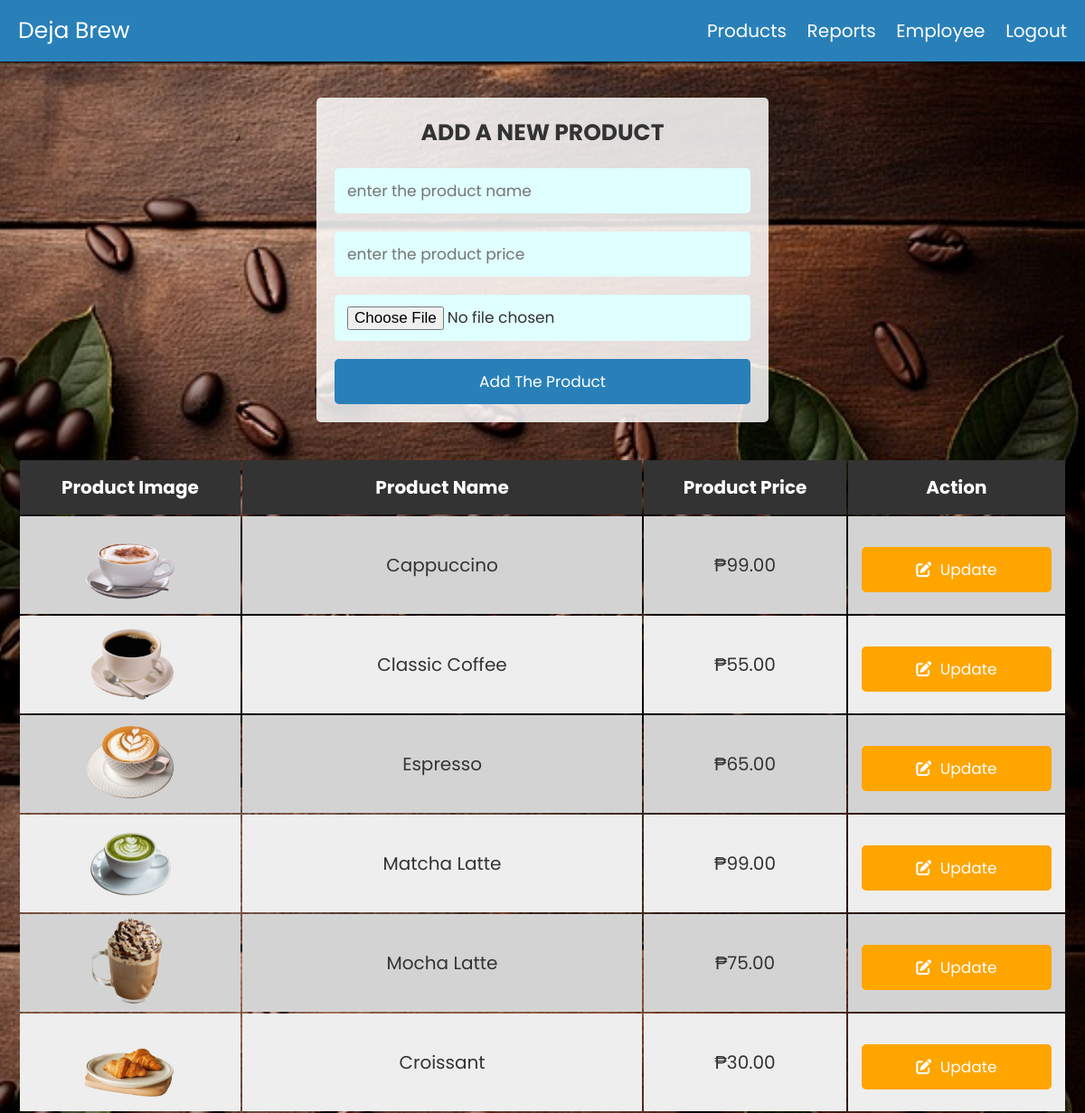
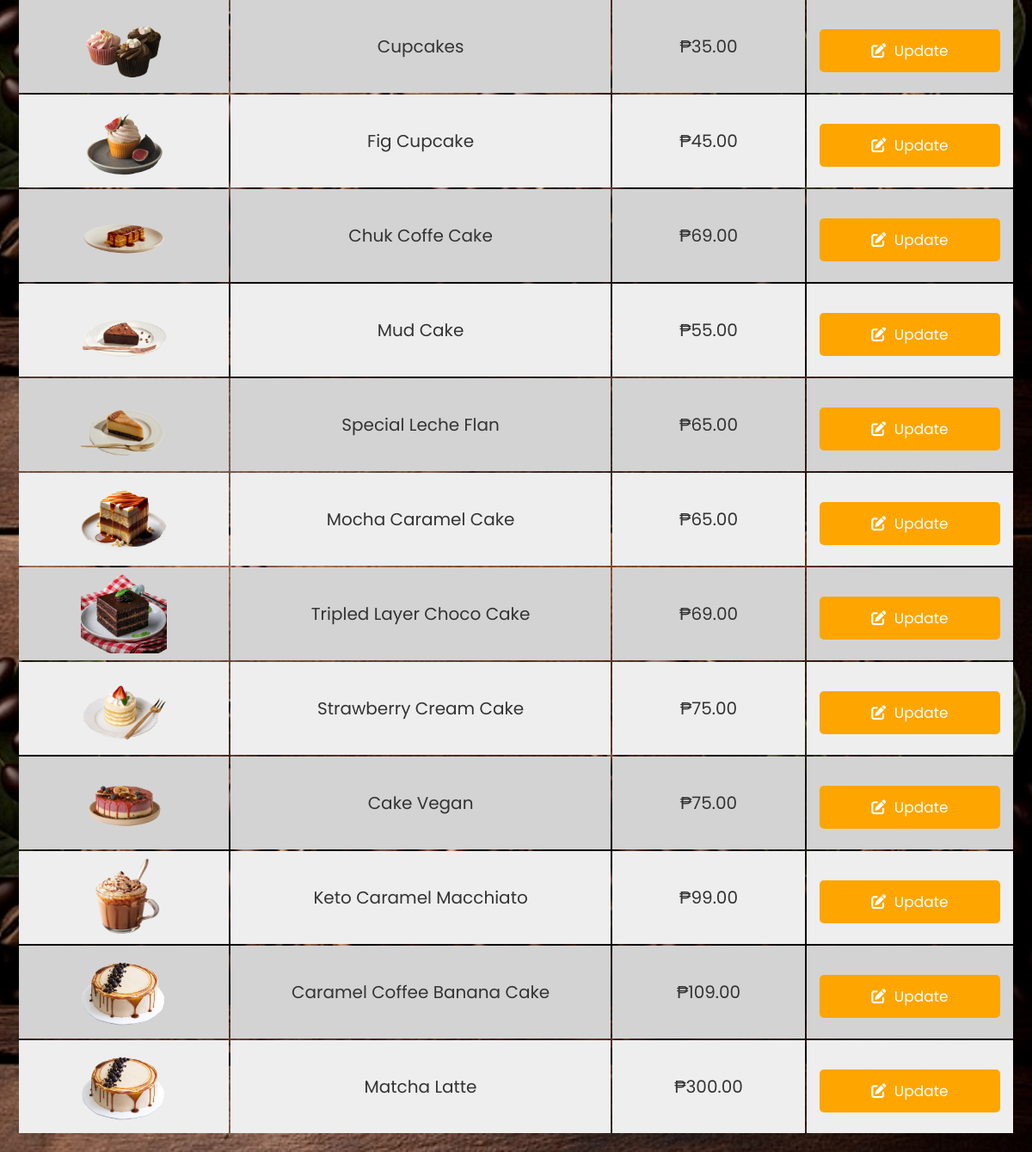
Page /admin.php (signed in) on the committed database (2 pictures, top to bottom).
### tables this page shows
CREATE TABLE `products` (
  `id` int(255) NOT NULL,
  `name` varchar(255) NOT NULL,
  `price` varchar(255) NOT NULL,
  `image` varchar(255) NOT NULL
);

### admin.php (the view, shortened to what this page needs)
<?php
@include 'config.php';
?>
<!DOCTYPE html>
<html lang="en">
<head>
   <link rel="stylesheet" href="https://cdnjs.cloudflare.com/ajax/libs/font-awesome/6.0.0/css/all.min.css">
    <link rel="stylesheet" href="css/style.css">
</head>
<body>
    <?php include 'header_Admin.php'; ?>
    <div class="container">
    <section>
    <form action="" method="post" class="add-product-form" enctype="multipart/form-data">
       <h3>add a new product</h3>
       <input type="text" name="p_name" placeholder="enter the product name" class="box" required>
       <input type="number" name="p_price" min="0" placeholder="enter the product price" class="box" required>
       <input type="file" name="p_image" accept="image/png, image/jpg, image/jpeg" class="box" required>
       <input type="submit" value="add the product" name="add_product" class="btn">
    </form>
    </section>
    <section class="display-product-table">
       <table>
          <thead>
             <th>product image</th>
             <th>product name</th>
             <th>product price</th>
             <th>action</th>
          </thead>
          <tbody>
             <?php
                $select_products = mysqli_query($conn, "SELECT * FROM `products`");
                if(mysqli_num_rows($select_products) > 0){
                   while($row = mysqli_fetch_assoc($select_products)){
             ?>
             <tr>
                <td><img src="uploaded_img/<?php echo $row['image']; ?>" height="100" alt=""></td>
                <td><?php echo $row['name']; ?></td>
                <td>₱<?php echo $row['price']; ?>.00</td>
                <td>
                   <a href="admin.php?edit=<?php echo $row['id']; ?>" class="option-btn"> <i class="fas fa-edit"></i> update </a>
                </td>
             </tr>
             <?php
                };
                }else{
                   echo "<div class='empty'>no product added</div>";
                };
             ?>
          </tbody>
       </table>
    </section>
    </div>
</body>
</html>

### css/style.css (style rules this page uses)
:root { --blue:#2980b9; --red:tomato; --orange:orange; --black:#333; --white:#fff; --bg-color:#eee; --dark-bg:rgba(0,0,0,.7); --box-shadow:0 .5rem 1rem rgba(0,0,0,.1); --border:.1rem solid #999; }
* { font-family: 'Poppins', sans-serif; margin:0; padding:0; box-sizing: border-box; outline: none; border:none; text-decoration: none; text-transform: capitalize; }
html { font-size: 62.5%; overflow-x: hidden; }
.container { max-width: 1200px; margin:0 auto; }
section { padding:2rem; }
.btn, .option-btn, .delete-btn { display: block; width: 100%; text-align: center; background-color: var(--blue); color:var(--white); font-size: 1.7rem; padding:1.2rem 3rem; border-radius: .5rem; cursor: pointer; margin-top: 1rem; }
.option-btn i, .delete-btn i { padding-right: .5rem; }
.option-btn { background-color: var(--orange); }
.add-product-form { max-width: 50rem; background-color: #ffffffd7; border-radius: .5rem; padding:2rem; margin:0 auto; margin-top: 2rem; }
.add-product-form h3 { font-size: 2.5rem; margin-bottom: 1rem; color:var(--black); text-transform: uppercase; text-align: center; }
.add-product-form .box { text-transform: none; padding:1.2rem 1.4rem; font-size: 1.7rem; color:var(--black); border-radius: .5rem; background-color: lightcyan; margin:1rem 0; width: 100%; }
.display-product-table table { width: 100%; text-align: center; }
.display-product-table table thead th { padding:1.5rem; font-size: 2rem; background-color: var(--black); color:var(--white); }
.display-product-table table td { padding:1.5rem; font-size: 2rem; color:var(--black); }
.display-product-table table td:first-child { padding:0; }
.display-product-table table tr:nth-child(even) { background-color: var(--bg-color); }
.display-product-table table tr:nth-child(odd) { background-color: lightgrey; }

### admin.php (style rules this page uses)
body { background-image: url('images_a/background1.png'); height: 100vh; background-size: cover; background-position: center; }

### rows in the picture
products: image (picture), name "Cappuccino", price "99"
products: image (picture), name "Classic Coffee", price "55"
products: image (picture), name "Espresso", price "65"
products: image (picture), name "Matcha Latte", price "99"
products: image (picture), name "Mocha Latte", price "75"
products: image (picture), name "Croissant", price "30"
products: image (picture), name "Cupcakes", price "35"
products: image (picture), name "Fig Cupcake", price "45"
products: image (picture), name "Chuk Coffe Cake", price "69"
products: image (picture), name "Mud Cake", price "55"
products: image (picture), name "Special Leche Flan", price "65"
products: image (picture), name "Mocha Caramel Cake", price "65"
products: image (picture), name "Tripled Layer Choco Cake", price "69"
products: image (picture), name "Strawberry Cream Cake", price "75"
products: image (picture), name "Cake Vegan", price "75"
products: image (picture), name "Keto Caramel Macchiato", price "99"
products: image (picture), name "Caramel Coffee Banana Cake", price "109"
products: image (picture), name "Matcha Latte", price "300"
